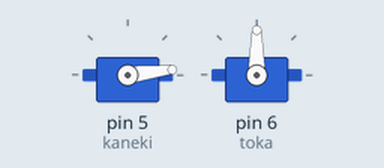
Recording of a sketch running on a simulated Arduino Uno, built with avr-gcc and run on an emulated ATmega328P. On the bench: 2 × servo.

Above: at 0.05 s.
At 0.65 s:
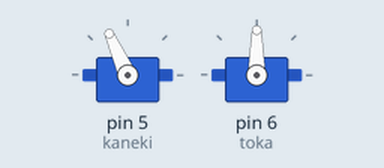
At 1.1 s:
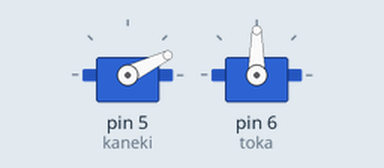
At 2.45 s:
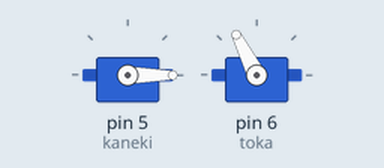
Timing chart, 0 to 5.7 s (numbered marks = the images above):
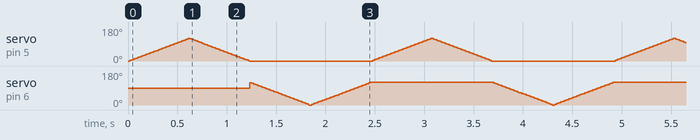

The sketch:

Prototypecode.ino
```cpp
#include <Servo.h>


Servo kaneki,toka;  //declaring the two servos
int pos1 = 0;   //variable to store start servo position
int pos2 = 120; // variable to store end servo position

void setup() {
  kaneki.attach(5);  // attaches the servo on pin 5 to the servo object
  toka.attach(6);   //// attaches the servo on pin 5 to the servo object
}

void loop() {
  for (pos1 = 0; pos1 <= 120; pos1 += 1) { // goes from 0 degrees to 120 degrees
     // in steps of 1 degree
    kaneki.write(pos1); // tell servo to go to position in variable 'pos'

    delay(5);                       // waits 5ms for the servo to reach the position
  }
  for (pos1 = 120; pos1 >= 0; pos1 -= 1) { // goes from 120 degrees to 0 degrees
    kaneki.write(pos1);
     // tell servo to go to position in variable 'pos'
    delay(5);                       // waits 15ms for the servo to reach the position
  }
  for (pos2 = 120; pos2 >= 0; pos2 -= 1) { // goes from 0 degrees to 180 degrees
    // in steps of 1 degree
     // tell servo to go to position in variable 'pos'
    toka.write(pos2);
    delay(5);                       // waits 15ms for the servo to reach the position
  }
  for (pos2 = 0; pos2 <= 120; pos2 += 1) { // goes from 180 degrees to 0 degrees

    toka.write(pos2); // tell servo to go to position in variable 'pos'
    delay(5);                       // waits 15ms for the servo to reach the position
  }

}
```
